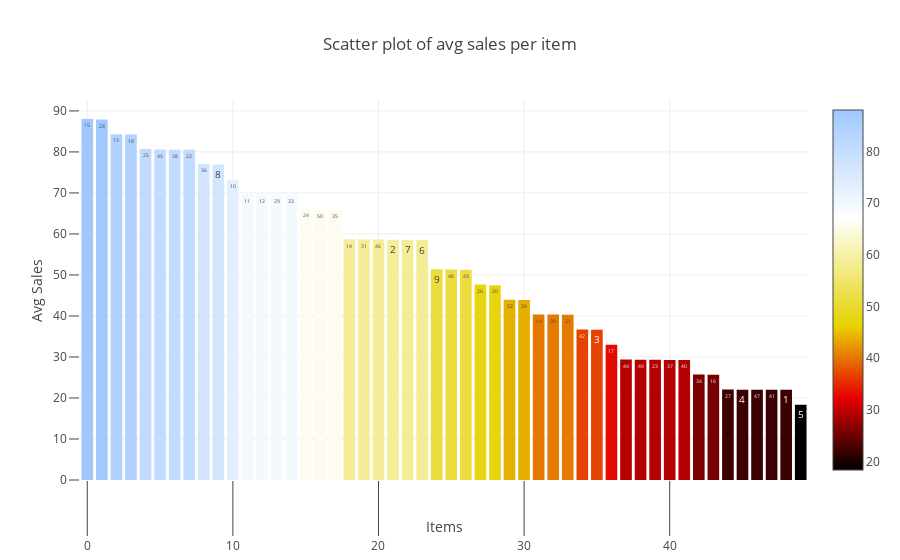

Notebook source saved alongside this figure:
### Code cell
avg_sales_per_item_across_stores_sorted = avg_sales_per_item_across_stores_df.avg_sale.values
# Scatter plot of average sales per item
sales_item_data = go.Bar(
    x=[i for i in range(0, 50)],
    y=avg_sales_per_item_across_stores_sorted,
    marker=dict(
        color=avg_sales_per_item_across_stores_sorted,
        colorscale='Blackbody',
        showscale=True
    ),
    text = avg_sales_per_item_across_stores_df.item.values
)
data = [sales_item_data]

sales_item_layout = go.Layout(
    autosize= True,
    title= 'Scatter plot of avg sales per item',
    hovermode= 'closest',
    xaxis= dict(
        title= 'Items',
        ticklen= 55,
        zeroline= False,
        gridwidth= 1,
    ),
    yaxis=dict(
        title= 'Avg Sales',
        ticklen= 10,
        zeroline= False,
        gridwidth= 1,
    ),
    showlegend= False
)
fig = go.Figure(data=data, layout=sales_item_layout)
py.iplot(fig,filename='scatter_sales_item')

### Figure 1 — Plotly figure (JSON) as saved in the notebook; plotly's stock layout.template omitted (floating-point values rounded to 4 significant figures)
{"data": [{"marker": {"color": [88.03, 87.88, 84.32, 84.28, 80.69, 80.58, 80.52, 80.5, 77.03, 76.95, 73.23, 69.66, 69.63, 69.62, 69.56, 66.04, 65.88, 65.8, 58.68, 58.64, 58.64, 58.57, 58.53, 58.5, 51.39, 51.35, 51.29, 47.64, 47.52, 43.98, 43.88, 40.36, 40.34, 40.32, 36.69, 36.64, 32.99, 29.4, 29.34, 29.3, 29.26, 29.25, 25.74, 25.66, 22.05, 22.01, 22.0, 22.0, 21.98, 18.36], "colorscale": "Blackbody", "showscale": true}, "text": [15, 28, 13, 18, 25, 45, 38, 22, 36, 8, 10, 11, 12, 29, 33, 24, 50, 35, 14, 31, 46, 2, 7, 6, 9, 48, 43, 26, 20, 32, 39, 19, 30, 21, 42, 3, 17, 44, 49, 23, 37, 40, 34, 16, 27, 4, 47, 41, 1, 5], "type": "bar", "uid": "39cbdd75-d733-4f21-a467-0d133e69260e", "x": [0, 1, 2, 3, 4, 5, 6, 7, 8, 9, 10, 11, 12, 13, 14, 15, 16, 17, 18, 19, 20, 21, 22, 23, 24, 25, 26, 27, 28, 29, 30, 31, 32, 33, 34, 35, 36, 37, 38, 39, 40, 41, 42, 43, 44, 45, 46, 47, 48, 49], "y": [88.03, 87.88, 84.32, 84.28, 80.69, 80.58, 80.52, 80.5, 77.03, 76.95, 73.23, 69.66, 69.63, 69.62, 69.56, 66.04, 65.88, 65.8, 58.68, 58.64, 58.64, 58.57, 58.53, 58.5, 51.39, 51.35, 51.29, 47.64, 47.52, 43.98, 43.88, 40.36, 40.34, 40.32, 36.69, 36.64, 32.99, 29.4, 29.34, 29.3, 29.26, 29.25, 25.74, 25.66, 22.05, 22.01, 22.0, 22.0, 21.98, 18.36]}], "layout": {"autosize": true, "hovermode": "closest", "showlegend": false, "title": {"text": "Scatter plot of avg sales per item"}, "xaxis": {"gridwidth": 1, "ticklen": 55, "title": {"text": "Items"}, "zeroline": false}, "yaxis": {"gridwidth": 1, "ticklen": 10, "title": {"text": "Avg Sales"}, "zeroline": false}}}
